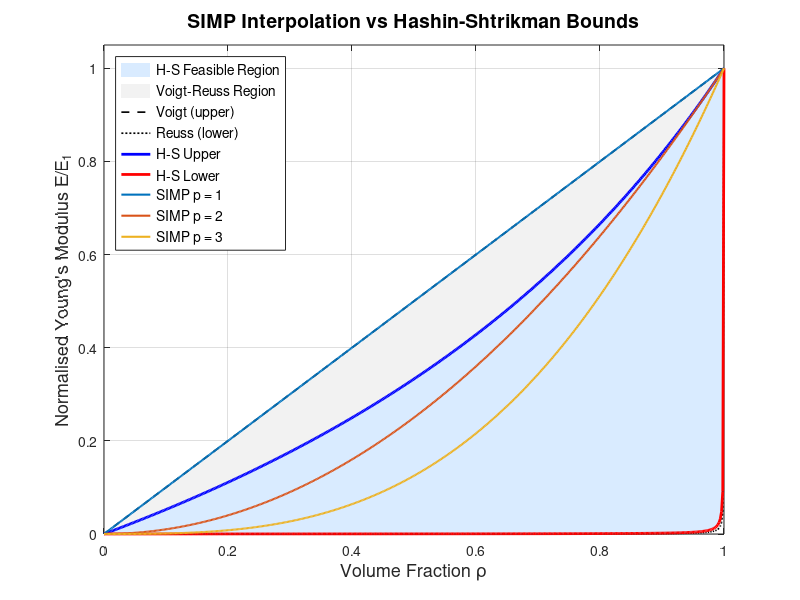

MATLAB code for this plot:
clear; clc;

%% Material properties
E1 = 1.0;    % stiff phase (material)
E2 = 1e-4;   % soft phase (void)
nu = 0.3;

%% Volume fractions
vf = linspace(0, 1, 500);

%% --- Hashin-Shtrikman Bounds ---
% Bulk moduli
K1 = E1 / (3*(1 - 2*nu));
K2 = E2 / (3*(1 - 2*nu));

% Shear moduli
G1 = E1 / (2*(1 + nu));
G2 = E2 / (2*(1 + nu));

% HS upper bound (soft phase as matrix)
K_HS_upper = K1 + (1 - vf) ./ (1./(K2 - K1) + vf ./ (K1 + 4/3*G1));
G_HS_upper = G1 + (1 - vf) ./ (1./(G2 - G1) + 2*vf.*(K1 + 2*G1) ./ (5*G1.*(K1 + 4/3*G1)));

% HS lower bound (stiff phase as matrix)
K_HS_lower = K2 + vf ./ (1./(K1 - K2) + (1 - vf) ./ (K2 + 4/3*G2));
G_HS_lower = G2 + vf ./ (1./(G1 - G2) + 2*(1-vf).*(K2 + 2*G2) ./ (5*G2.*(K2 + 4/3*G2)));

% Convert back to effective Young's modulus
E_HS_upper = 9*K_HS_upper.*G_HS_upper ./ (3*K_HS_upper + G_HS_upper);
E_HS_lower = 9*K_HS_lower.*G_HS_lower ./ (3*K_HS_lower + G_HS_lower);

%% --- Voigt and Reuss bounds (for reference) ---
E_voigt = vf*E1 + (1-vf)*E2;
E_reuss = 1 ./ (vf/E1 + (1-vf)/E2);

%% --- SIMP interpolation for different p values ---
p_values = [1, 2, 3];
colors = lines(length(p_values));

%% --- Plot ---
figure('Position', [100, 100, 850, 580]);
hold on;

% Shade HS feasible region
fill([vf, fliplr(vf)], [E_HS_upper, fliplr(E_HS_lower)], ...
    [0.85 0.92 1.0], 'EdgeColor', 'none', 'DisplayName', 'H-S Feasible Region');

% Shade Voigt-Reuss region outside HS
fill([vf, fliplr(vf)], [E_voigt, fliplr(E_HS_upper)], ...
    [0.95 0.95 0.95], 'EdgeColor', 'none', 'DisplayName', 'Voigt-Reuss Region');
fill([vf, fliplr(vf)], [E_HS_lower, fliplr(E_reuss)], ...
    [0.95 0.95 0.95], 'EdgeColor', 'none', 'HandleVisibility', 'off');

% Voigt and Reuss bounds
plot(vf, E_voigt, 'k--',  'LineWidth', 1.2, 'DisplayName', 'Voigt (upper)');
plot(vf, E_reuss, 'k:',   'LineWidth', 1.2, 'DisplayName', 'Reuss (lower)');

% HS bounds
plot(vf, E_HS_upper, 'b-', 'LineWidth', 2.0, 'DisplayName', 'H-S Upper');
plot(vf, E_HS_lower, 'r-', 'LineWidth', 2.0, 'DisplayName', 'H-S Lower');

% SIMP curves
for i = 1:length(p_values)
    p = p_values(i);
    E_SIMP = E2 + (E1 - E2) * vf.^p;
    plot(vf, E_SIMP, '-', 'Color', colors(i,:), 'LineWidth', 1.5, ...
        'DisplayName', sprintf('SIMP p = %d', p));
end

hold off;

xlabel('Volume Fraction \rho', 'FontSize', 13);
ylabel('Normalised Young''s Modulus E/E_1', 'FontSize', 13);
title('SIMP Interpolation vs Hashin-Shtrikman Bounds', 'FontSize', 14);
legend('Location', 'northwest', 'FontSize', 10);
grid on;
box on;
xlim([0 1]);
ylim([0 1.05]);
